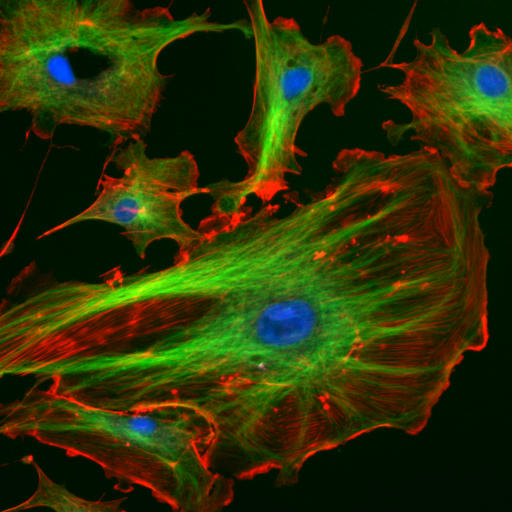
#> input picture programaOpenCV/FluorescentCells.jpg, 512 x 512 px
$ python image_lab.py
#> lines starting #> are read from the running program, lines starting #| are printed output that depends on the picture
import cv2

imagem = cv2.imread("FluorescentCells.jpg")
#> imagem is the input picture: shape (512, 512, 3); mean B, G, R 6.6, 50.4, 45.4
cv2.imshow("Imagem original", imagem)

#Separando os canais da imagem LAB
#L = luminosidade, A = verde/vermelho, B = azul/amarelo
imagem_lab = cv2.cvtColor(imagem, cv2.COLOR_BGR2LAB)
#> imagem_lab: shape (512, 512, 3); mean of channels 0, 1, 2 52.3, 122.4, 151.1
cv2.imshow("Imagem LAB", imagem_lab)

L, A, B = cv2.split(imagem_lab)
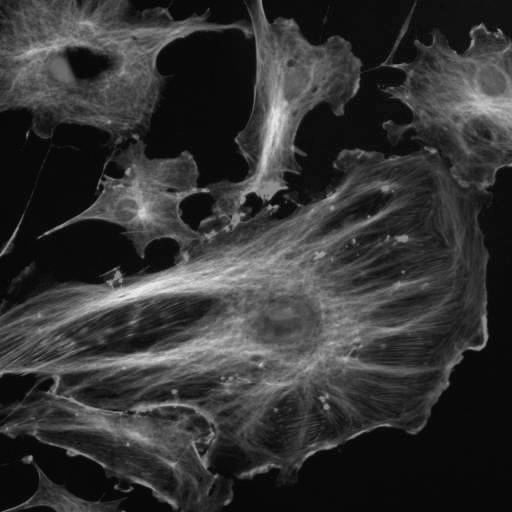
#> L: shape (512, 512); min 1, max 237, mean 52.3
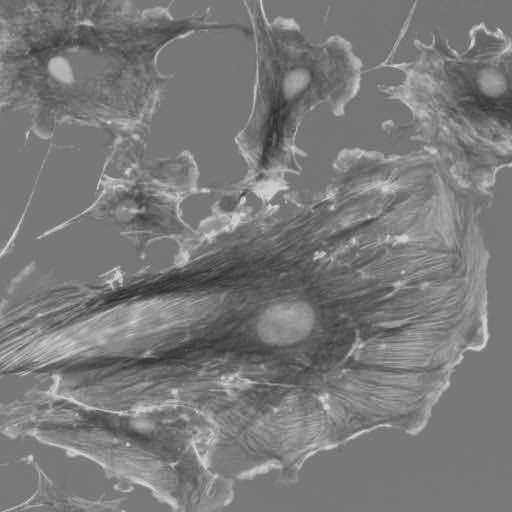
#> A: shape (512, 512); min 46, max 207, mean 122.4
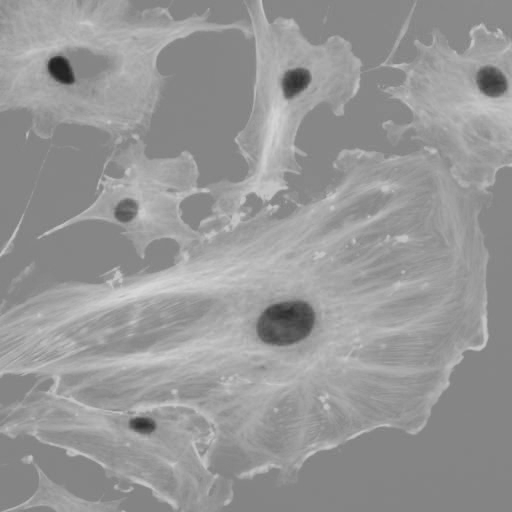
#> B: shape (512, 512); min 32, max 216, mean 151.1
cv2.imshow("Canal L - Luminosidade", L)
cv2.imshow("Canal A - Verde/Vermelho", A)
cv2.imshow("Canal B - Azul/Amarelo", B)

cv2.waitKey(0)
cv2.destroyAllWindows()
